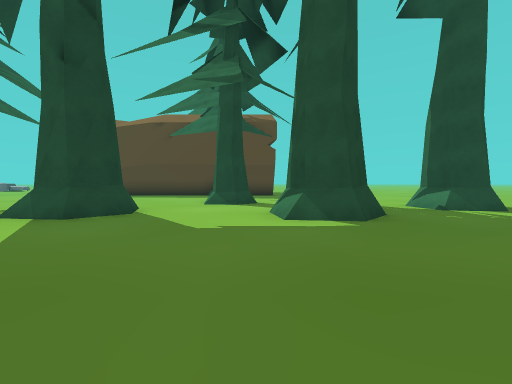
[1] (above)

14 first-person views from a walk through a Unity game level. The camera is 1.3 m above the floor, tilts 2° down and sees 90° across. The floor is counted in squares, 2 m on a side. Each view is taken from the middle of a square. On the plan, view 1 faces up. The plan holds only what a view shows up to about 9 squares ahead; the rest is blank. The place goes on beyond the plan. Some animated figures are not drawn.

[2]
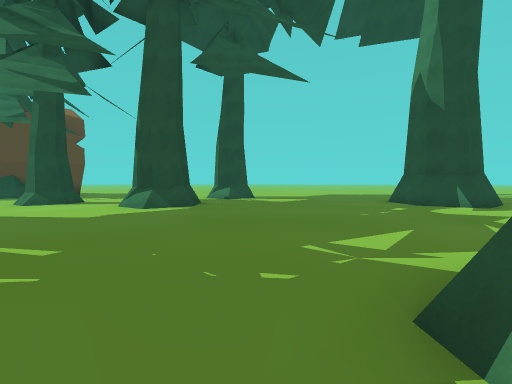

[3]
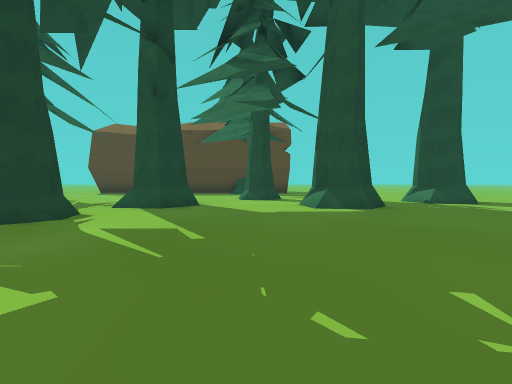

[4]
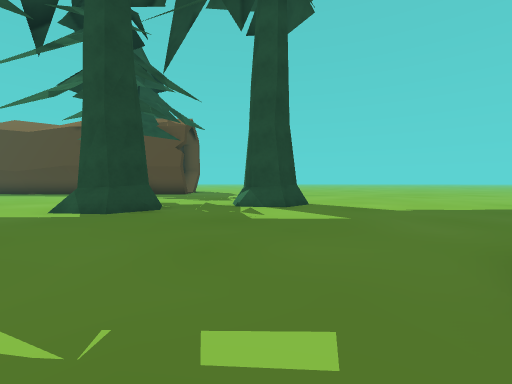

[5]
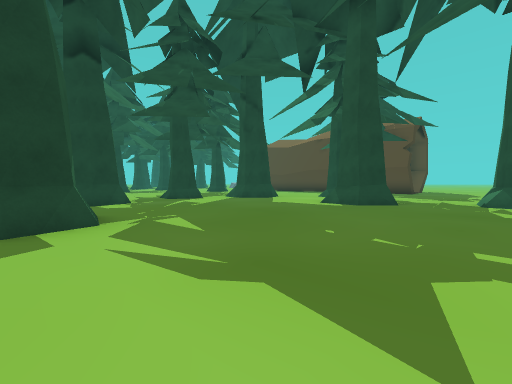

[6]
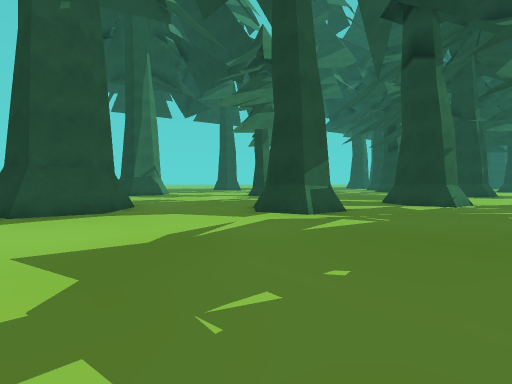

[7]
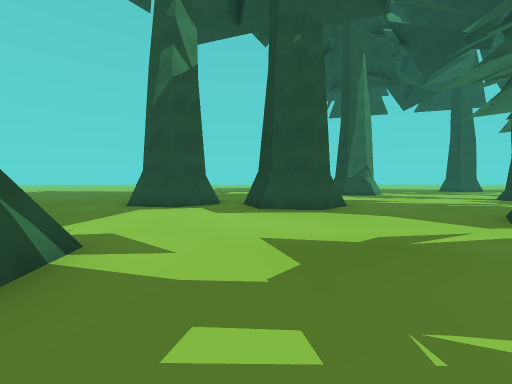

[8]
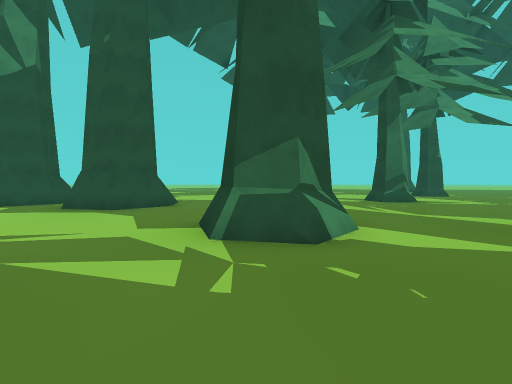

[9]
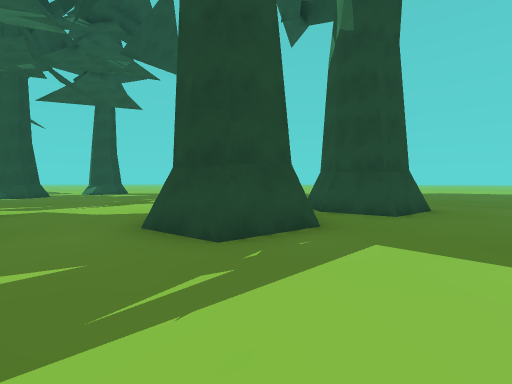

[10]
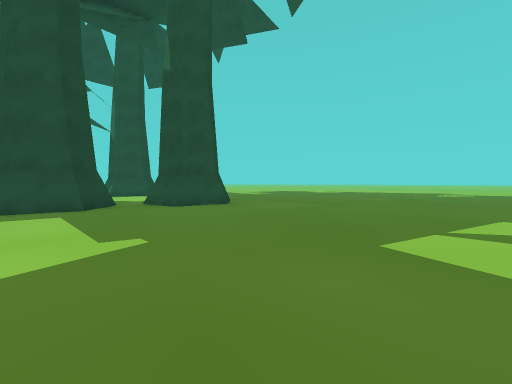

[11]
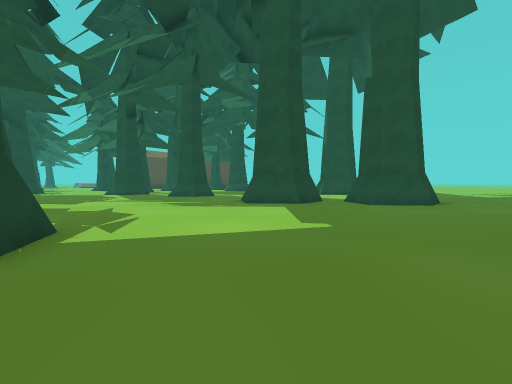

[12]
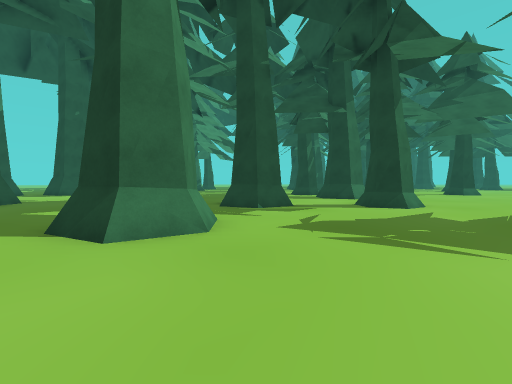

[13]
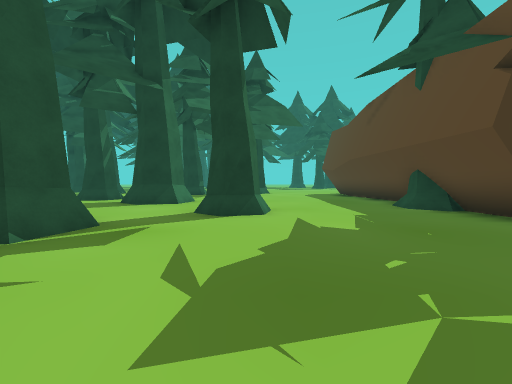

[14]
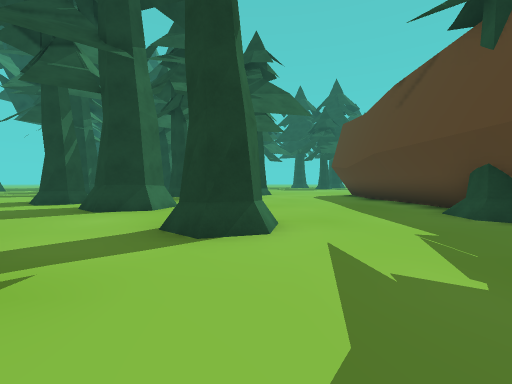

### Floor plan
Key: @ floor where view 1 was taken; # wall or solid block; . floor.
Columns run from 8 left of view 1 to 7 right of it. Each row starts with its distance up from view 1.
 14   ########
 13   ....#...
 12   .........
 11   ..............
 10   ..............
  9     ...#........
  8     ...#.....#..
  7  ..  ........##.
  6  .. ##...##..#..
  5   ..##...##.....
  4    .............
  3   ##............
  2    #............
  1   ..............
  0   .##...@......#
 -1     #..........#
 -2     #...#.......
 -3     ...##.......
 -4    .............
 -5   ..............
 -6  ..........###.#
 -7 ...........###.#
 -8 ...#...........#
 -9      ...........
-10       ..........
-11        .........
-12         ........
-13         #.......
-14          .......
-15           ......
-16            .

Where each view was taken, in squares from view 1:
view 1: 0 up, 0 right, facing up
view 2: 2 down, 2 left, facing up-right
view 3: 2 down, 1 left, facing up
view 4: 1 down, 5 right, facing up
view 5: 3 down, 5 right, facing up-left
view 6: 1 up, 5 right, facing down-left
view 7: 1 up, 5 right, facing down
view 8: 1 up, 0 right, facing down
view 9: 10 down, 1 right, facing up-right
view 10: 15 down, 3 right, facing up-right
view 11: 16 down, 3 right, facing up
view 12: 11 up, 7 right, facing down-left
view 13: 9 up, 5 right, facing left
view 14: 9 up, 3 right, facing left
